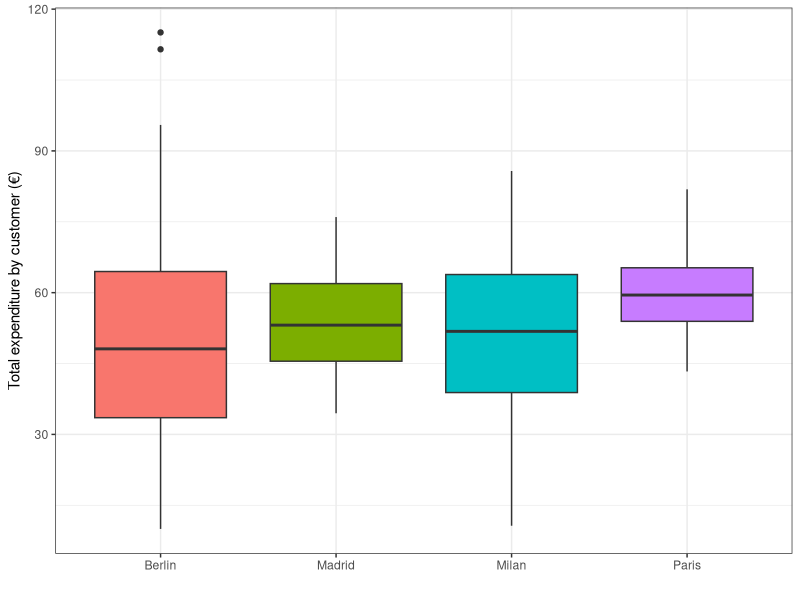
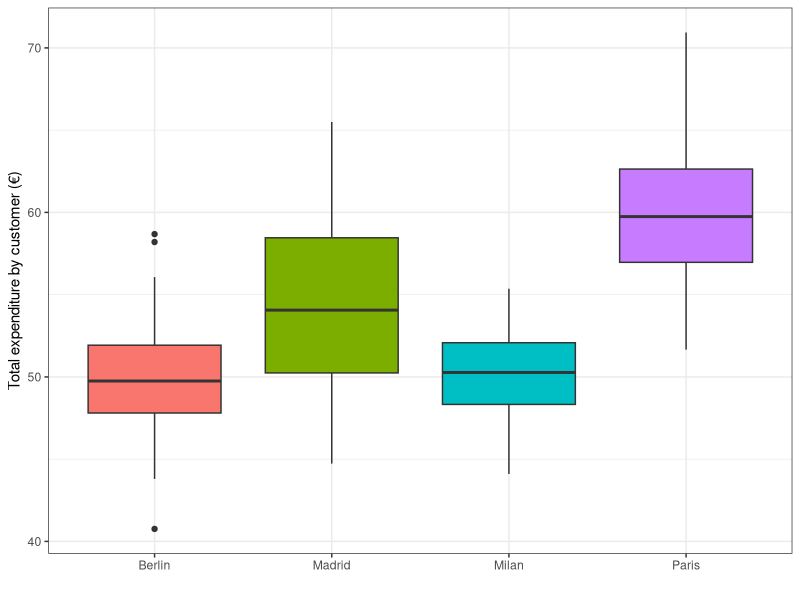

The R script that drew these images, in order:
## ---- chunk 1
library(ggplot2)
library(tidyverse)
set.seed(123)
dfA <- tibble(
  city = rep(c("Milan", "Berlin", "Paris", "Madrid"), each = 40),
  spend = round(c(
            rnorm(40, 50, 20),
            rnorm(40, 50, 30),
            rnorm(40, 60, 10),
            rnorm(40, 55, 10)),2)
)|> 
    mutate(
  spend = if_else(spend < 10, 10, spend))
## ---- chunk 2
#| echo: TRUE
dfA
## ---- chunk 3
#| echo: TRUE
dfA |> 
    group_by(city) |> 
    summarise(
        av_spend = mean(spend),
        sd_spend = sd(spend),
        n = n()
        )
## ---- chunk 4
#| echo: TRUE
dfA |> 
    ggplot(aes(x = city, y = spend, fill = city))+
    geom_boxplot()+
    theme_bw() +
    theme(legend.position = "none")+
    labs(x="", y="Total expenditure by customer (€)")
## ---- chunk 5
#| echo: TRUE
anova_modelA <- aov(spend~city, data=dfA)
summary(anova_modelA)
## ---- chunk 6
library(ggplot2)
library(tidyverse)
set.seed(123)
dfB <- tibble(
  city = rep(c("Milan", "Berlin", "Paris", "Madrid"), each = 40),
  spend = round(c(
            rnorm(40, 50, 3),
            rnorm(40, 50, 4),
            rnorm(40, 60, 5),
            rnorm(40, 55, 5)),2)
) |> 
    mutate(
  spend = if_else(spend < 10, 10, spend))
## ---- chunk 7
#| echo: TRUE
dfB
## ---- chunk 8
#| echo: TRUE
dfB |> 
    group_by(city) |> 
    summarise(
        av_spend = mean(spend),
        sd_spend = sd(spend),
        n = n()
        )
## ---- chunk 9
#| echo: TRUE
dfB |> 
    ggplot(aes(x = city, y = spend, fill = city))+
    geom_boxplot()+
    theme_bw() +
    theme(legend.position = "none")+
    labs(x="", y="Total expenditure by customer (€)")
## ---- chunk 10
#| echo: TRUE
anova_modelB <- aov(spend~city, data=dfB)
summary(anova_modelB)
## ---- chunk 11
#| echo: TRUE
TukeyHSD(anova_modelA)
## ---- chunk 12
#| echo: TRUE
TukeyHSD(anova_modelB)
